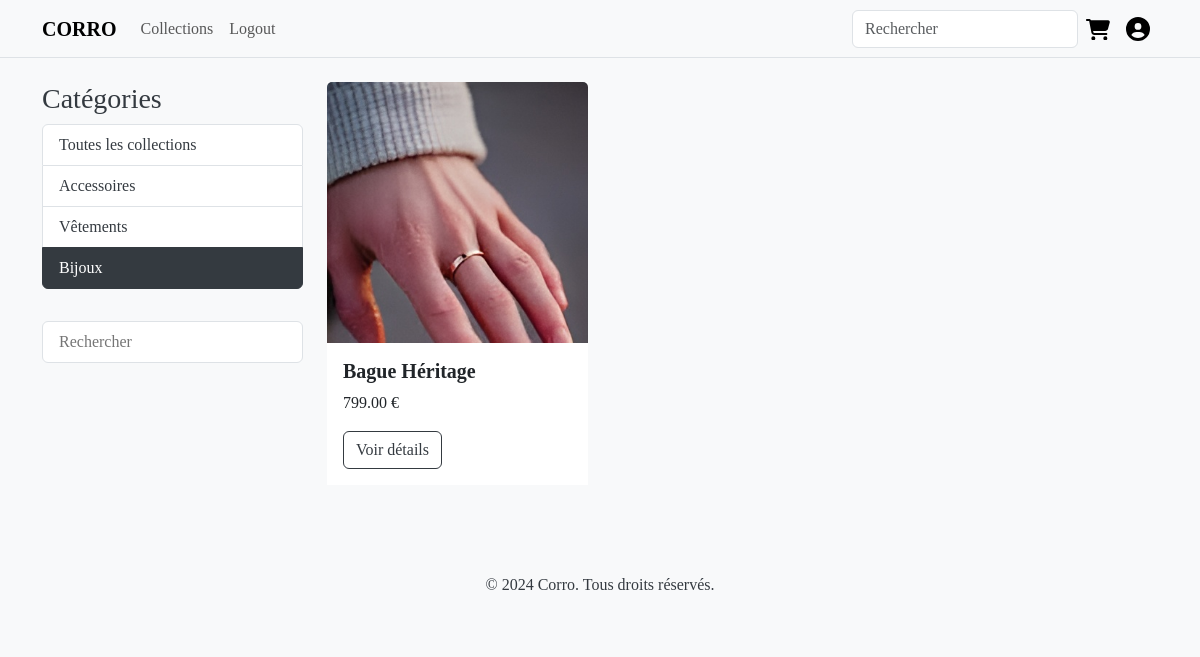
Screenshot of /category/bijoux/ with the database file from the repository.
### products/models.py (models this page shows, shortened)
class Category(models.Model):
    name = models.CharField(max_length=100)
    slug = models.SlugField(unique=True)
    class Meta:
        verbose_name_plural = 'categories'
    def get_absolute_url(self):
        return reverse('product_list_by_category', args=[self.slug])

class Product(models.Model):
    category = models.ForeignKey(Category, on_delete=models.CASCADE)
    name = models.CharField(max_length=200)
    slug = models.SlugField(unique=True)
    description = models.TextField()
    price = models.DecimalField(max_digits=10, decimal_places=2)
    image = models.ImageField(upload_to='products/')
    stock = models.IntegerField()
    available = models.BooleanField(default=True)
    created = models.DateTimeField(auto_now_add=True)
    updated = models.DateTimeField(auto_now=True)
    def get_absolute_url(self):
        return reverse('product_detail', args=[self.slug])

### products/views.py (the view)
# urls.py: path('category/<slug:category_slug>/', views.product_list, name='product_list_by_category'),
def product_list(request, category_slug=None):
    category = None
    categories = Category.objects.all()
    products = Product.objects.filter(available=True)
    if category_slug:
        category = get_object_or_404(Category, slug=category_slug)
        products = products.filter(category=category)
    if request.method == "GET":
        research = request.GET.get('research')
        if research is not None:
            products = products.filter(name__icontains=research)
    return render(request, 'products/product_list.html', {
        'category': category,
        'categories': categories,
        'products': products
    })

### templates/products/product_list.html (shortened to what this page needs)
{% extends 'base.html' %}
{% block content %}
<div class="row">
    <div class="col-md-3">
        <h3>Catégories</h3>
        <ul class="list-group">
            <li class="list-group-item {% if not category %}active{% endif %}">
                <a href="{% url 'product_list' %}" class="text-decoration-none {% if not category %}text-white{% endif %}">
                    Toutes les collections
                </a>
            </li>
            {% for c in categories %}
            <li class="list-group-item {% if category.slug == c.slug %}active{% endif %}">
                <a href="{{ c.get_absolute_url }}" class="text-decoration-none {% if category.slug == c.slug %}text-white{% endif %}">
                    {{ c.name }}
                </a>
            </li>
            {% endfor %}
        </ul>
        <form class="list-group" action="{% url 'product_list' %}" method="get" style="margin-top: 2rem;">
            <input class="list-group-item" type="search" name="research" id="research" placeholder="Rechercher">
        </form>
    </div>
    <div class="col-md-9">
        <div class="row">
            {% for product in products %}
            <div class="col-md-4 mb-4">
                <div class="card">
                    <img src="{{ product.image.url }}" class="card-img-top" alt="{{ product.name }}">
                    <div class="card-body">
                        <h5 class="card-title">{{ product.name }}</h5>
                        <p class="card-text">{{ product.price }} €</p>
                        <a href="{{ product.get_absolute_url }}" class="btn btn-primary">Voir détails</a>
                    </div>
                </div>
            </div>
            {% endfor %}
        </div>
    </div>
</div>
{% endblock %}

### staticfiles/css/style.css (style rules this page uses)
body { font-family: 'Times New Roman', Times, serif; background-color: #f8f9fa; color: #343a40; }
.card { border: none; border-radius: 0; }
.card-title { font-weight: bold; }
.list-group-item a { color: #343a40 !important; }
.list-group-item.active a { color: white !important; }
.list-group-item.active { background-color: #343a40 !important; border-color: #343a40 !important; }
.card-body a { background-color: white !important; border-color: #343a40 !important; color: #343a40 !important; }

### rows the page displays
Category: name "Accessoires"
Category: name "Vêtements"
Category: name "Bijoux"
Product: image (picture), name "Bague Héritage", price "799.00"
